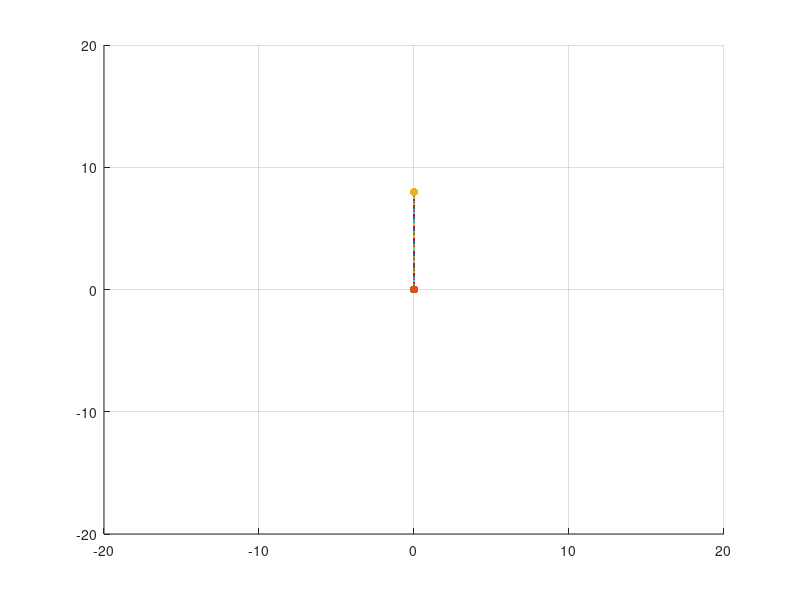
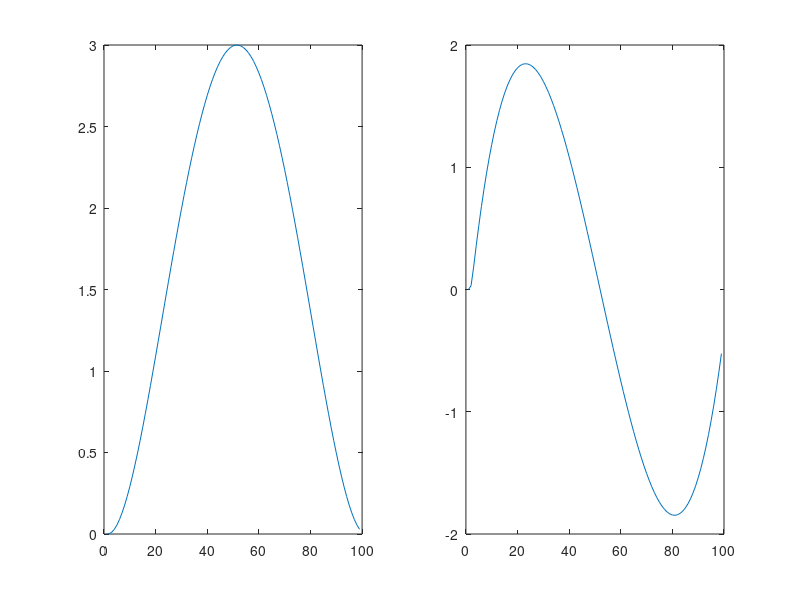

Reproduce these figures in MATLAB, in order.
% offline min jerk (Page 4, shadmeyer tutorial)

clc;
clear all;


% NOTE: everthing is represented in rows -> [x, y]

% Position Information
startPos  = [0, 0];
targetPos = [0, 8];


% simulation params
t = 0;
dt = 0.05;    % [s]  -> step size
t_f = 5; % [s]
N = t_f/dt; 

r_list = zeros(N-1,2);
r1_list =zeros(N-1,2);
r2_list =zeros(N-1,2);


r  = startPos; % initial position
v  = [0, 0]; % initial speed

r1 = [0 0];
r2 = [0 0];


r_past = [0 0];
r1_past = [0 0];



% here is were the loop should be implemented
figure; grid; hold on

for i = 1:N-1    
    % some extra parameters which might be of interest
    

    A = [1; (10*(t/t_f)^3 -15*(t/t_f)^4 + 6*(t/t_f)^5)];
    X = [startPos' (targetPos-startPos)'];

    r = X*A;
    r = r';
    
    r1 = (r - r_past)/dt;
    r2 = (r1 - r1_past)/dt;
    
    % draw the trajectory
    scatter(r(1), r(2), '.'); xlim([-20,20]); ylim([-20,20]);
    % draw the start and target points
    scatter(startPos(1), startPos(2), 'filled', 'k');
    scatter(targetPos(1), targetPos(2), 'filled', 'r');     
    
    r_past = r;
    r1_past = r1;
    r_list(i,:) = r;
    r1_list(i,:) = r1;
    r2_list(i,:) = r2;
    t =  t +dt;
    pause(0.001)
end

%%  
x = r1_list(:,2);
y = r2_list(:,2);

figure;
subplot(1,2,1);
plot(x);
subplot(1,2,2);
plot(y);